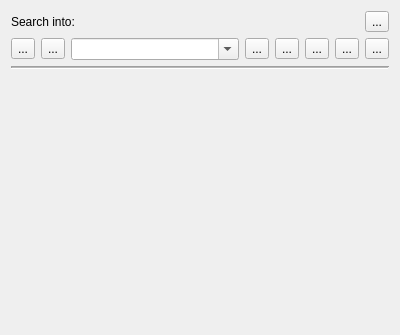
<?xml version="1.0" encoding="UTF-8"?>
<ui version="4.0">
 <class>Form</class>
 <widget class="QWidget" name="Form">
  <property name="geometry">
   <rect>
    <x>0</x>
    <y>0</y>
    <width>400</width>
    <height>335</height>
   </rect>
  </property>
  <property name="windowTitle">
   <string>Form</string>
  </property>
  <layout class="QVBoxLayout" name="vl_main">
   <item>
    <layout class="QHBoxLayout" name="hl_root">
     <item>
      <widget class="QLabel" name="l_search_root">
       <property name="text">
        <string>Search into:</string>
       </property>
      </widget>
     </item>
     <item>
      <widget class="QToolButton" name="btn_refresh">
       <property name="toolTip">
        <string>Refresh Search Into data (use if items in the Explorer view have been added/removed/renamed)</string>
       </property>
       <property name="text">
        <string>...</string>
       </property>
      </widget>
     </item>
    </layout>
   </item>
   <item>
    <layout class="QVBoxLayout" name="vl_search_main">
     <item>
      <layout class="QHBoxLayout" name="hl_search">
       <item>
        <widget class="QToolButton" name="btn_prev_search">
         <property name="toolTip">
          <string>Previous search</string>
         </property>
         <property name="text">
          <string>...</string>
         </property>
        </widget>
       </item>
       <item>
        <widget class="QToolButton" name="btn_next_search">
         <property name="toolTip">
          <string>Next search</string>
         </property>
         <property name="text">
          <string>...</string>
         </property>
        </widget>
       </item>
       <item>
        <widget class="QComboBox" name="cb_search">
         <property name="editable">
          <bool>true</bool>
         </property>
         <property name="insertPolicy">
          <enum>QComboBox::NoInsert</enum>
         </property>
         <property name="frame">
          <bool>true</bool>
         </property>
        </widget>
       </item>
       <item>
        <widget class="QToolButton" name="btn_search">
         <property name="toolTip">
          <string>Perform a new search</string>
         </property>
         <property name="text">
          <string>...</string>
         </property>
        </widget>
       </item>
       <item>
        <widget class="QToolButton" name="btn_clear">
         <property name="toolTip">
          <string>Clear both search field and search results</string>
         </property>
         <property name="text">
          <string>...</string>
         </property>
        </widget>
       </item>
       <item>
        <widget class="QToolButton" name="btn_collapse">
         <property name="toolTip">
          <string>Collapse all items in the Search Result tree</string>
         </property>
         <property name="text">
          <string>...</string>
         </property>
        </widget>
       </item>
       <item>
        <widget class="QToolButton" name="btn_expand">
         <property name="toolTip">
          <string>Expand all items in the Search Result tree</string>
         </property>
         <property name="text">
          <string>...</string>
         </property>
        </widget>
       </item>
       <item>
        <widget class="QToolButton" name="btn_prefs">
         <property name="toolTip">
          <string>Search settings</string>
         </property>
         <property name="text">
          <string>...</string>
         </property>
        </widget>
       </item>
      </layout>
     </item>
     <item>
      <widget class="Line" name="line">
       <property name="frameShadow">
        <enum>QFrame::Sunken</enum>
       </property>
       <property name="lineWidth">
        <number>1</number>
       </property>
       <property name="midLineWidth">
        <number>1</number>
       </property>
       <property name="orientation">
        <enum>Qt::Horizontal</enum>
       </property>
      </widget>
     </item>
     <item>
      <widget class="QLabel" name="l_status">
       <property name="frameShape">
        <enum>QFrame::NoFrame</enum>
       </property>
       <property name="text">
        <string>&lt;status&gt;</string>
       </property>
      </widget>
     </item>
    </layout>
   </item>
  </layout>
 </widget>
 <resources/>
 <connections/>
</ui>
